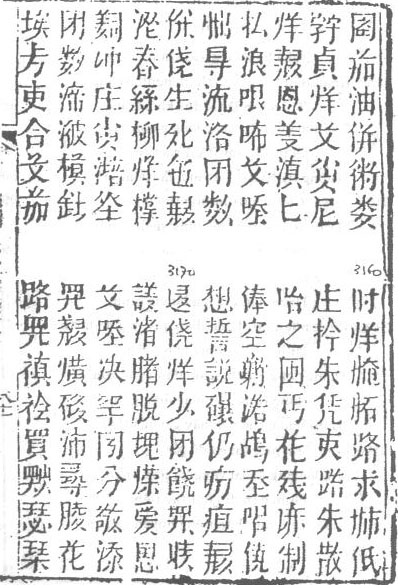
#> input picture dataset/page81a/page81a.jpg, 398 x 585 px
$ python raw_visualize.py
#> lines starting #> are read from the running program, lines starting #| are printed output that depends on the picture
import cv2
import numpy as np
from PIL import Image
from sklearn.cluster import DBSCAN

# Load the image
image_path = "../dataset/page81a/page81a.jpg"
with Image.open(image_path) as img:
#> img is the input picture: PIL image 398x585 RGB; min 63, max 255, mean 223.7
    canvas_width, canvas_height = img.size  # width, height
#> canvas_width = 398; canvas_height = 585

TOLERANCE = 5  # pixels

# Create canvas
canvas = np.ones((canvas_height, canvas_width, 3), dtype=np.uint8) * 255

# Load column.txt (labeled quadrilaterals)
label_map = []
with open("../dataset/page81a/column.txt", "r", encoding="utf-8") as f:
#> (reads data_labeling/column.txt from the repository)
    for line in f:
        parts = line.strip().split(",")
        if len(parts) == 9:
            try:
                coords = list(map(float, parts[:8]))
                label = parts[8]
                x_center = sum(coords[::2]) / 4
                y_center = sum(coords[1::2]) / 4
                label_map.append((x_center, y_center, coords, label))
            except ValueError:
                continue

# Draw labeled quadrilateral boxes
for x_center, y_center, coords, label in label_map:
    pts = np.array([[int(coords[i]), int(coords[i+1])] for i in range(0, 8, 2)], dtype=np.int32)
    pts = pts.reshape((-1, 1, 2))
    cv2.polylines(canvas, [pts], isClosed=True, color=(0, 255, 0), thickness=2)
    text_pos = (int(x_center), int(y_center))
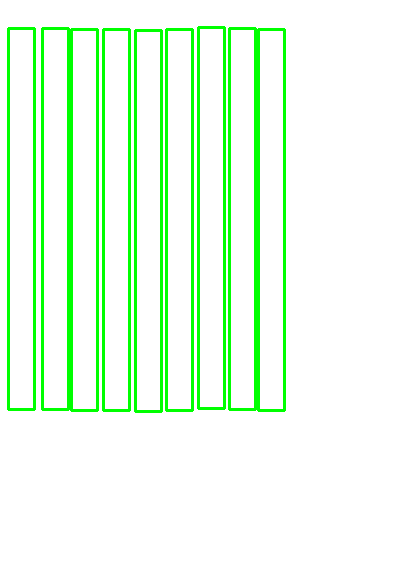
#> canvas: shape (585, 398, 3); mean of channels 0, 1, 2 231, 255, 231; drawn as R, G, B
    #cv2.putText(canvas, label, text_pos, cv2.FONT_HERSHEY_SIMPLEX, 0.4, (0, 128, 0), 1, cv2.LINE_AA)

# Read and parse data.txt
bboxes = []
with open("../dataset/page81a/data.txt", "r") as f:
#> (reads data_labeling/data.txt from the repository)
    for line in f:
        line = line.strip()
        if not line:
            continue
        try:
            class_id, x, y, w, h, conf = map(float, line.split())
            center_x = x * canvas_width
            center_y = y * canvas_height
            bboxes.append({
                'line': line,
                'center_x': center_x,
                'center_y': center_y,
                'x': x,
                'y': y,
                'w': w,
                'h': h,
                'conf': conf,
            })
        except ValueError:
            print(f"Skipping invalid line: {line}")

# DBSCAN clustering along X axis
X = np.array([[bbox['center_x']] for bbox in bboxes])
dbscan = DBSCAN(eps=15, min_samples=1)
clusters = dbscan.fit_predict(X)

# Group by cluster
cluster_dict = {}
for cluster_id, bbox in zip(clusters, bboxes):
    cluster_dict.setdefault(cluster_id, []).append(bbox)

# Sort clusters right-to-left, and boxes top-to-bottom
sorted_clusters = sorted(cluster_dict.items(), key=lambda c: np.mean([b['center_x'] for b in c[1]]), reverse=True)
for _, boxes in sorted_clusters:
    boxes.sort(key=lambda b: b['center_y'])

# Flatten sorted boxes
sorted_bboxes = [bbox for _, boxes in sorted_clusters for bbox in boxes]

# Draw bounding boxes
for idx, bbox in enumerate(sorted_bboxes, start=1):
    center_x = bbox['center_x']
    center_y = bbox['center_y']
    w = int(bbox['w'] * canvas_width)
    h = int(bbox['h'] * canvas_height)

    x1 = max(int(center_x - w // 2), 0)
    y1 = max(int(center_y - h // 2), 0)
    x2 = min(int(center_x + w // 2), canvas_width - 1)
    y2 = min(int(center_y + h // 2), canvas_height - 1)

    cv2.rectangle(canvas, (x1, y1), (x2, y2), (255, 0, 0), 2)
    label_pos = (x1, y1 - 10 if y1 - 10 > 10 else y1 + 20)
    cv2.putText(canvas, f"{idx}", label_pos, cv2.FONT_HERSHEY_SIMPLEX, 0.5, (0, 0, 255), 1)
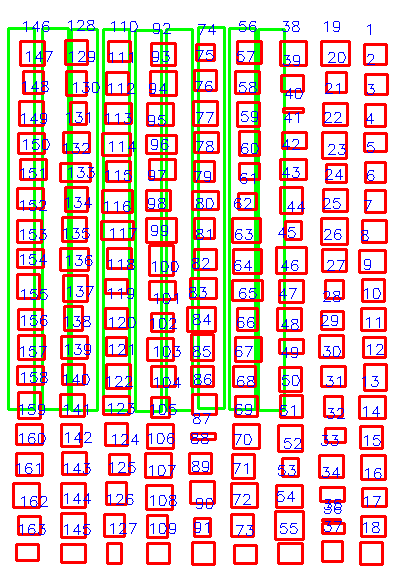
#> canvas: shape (585, 398, 3); mean of channels 0, 1, 2 227, 200.4, 191.6; drawn as R, G, B

# Show result
cv2.imshow('DBSCAN + Column Visualization', canvas)
cv2.waitKey(0)
cv2.destroyAllWindows()
